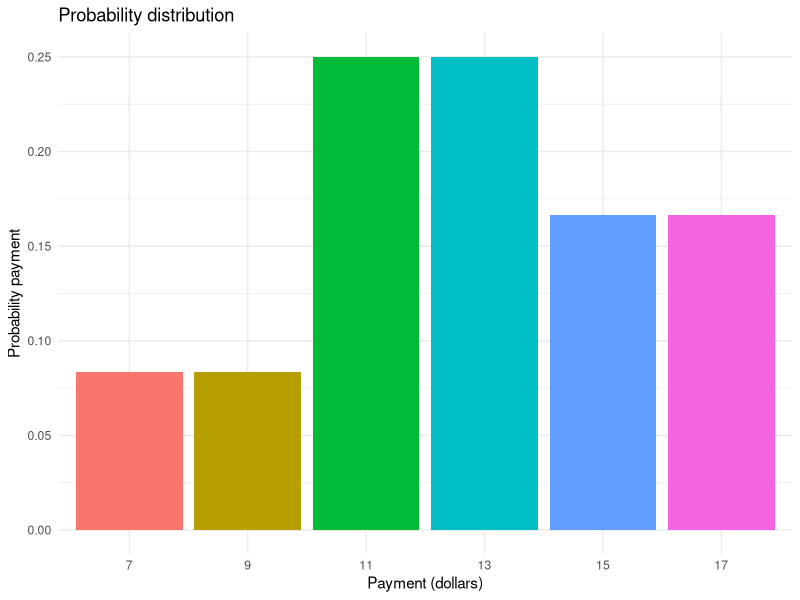
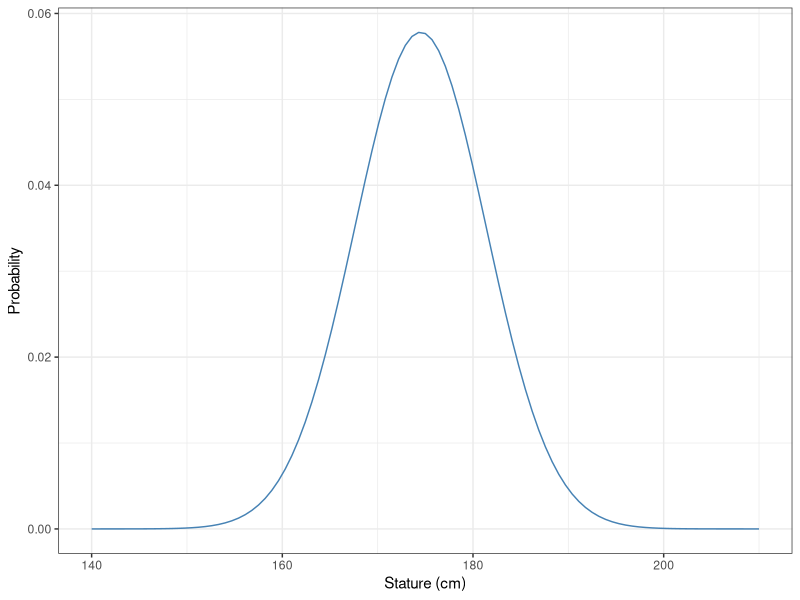
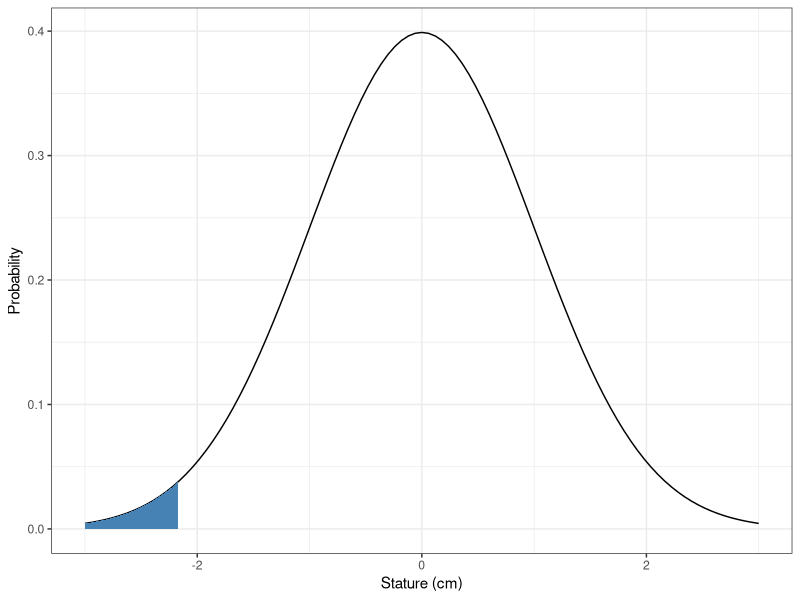
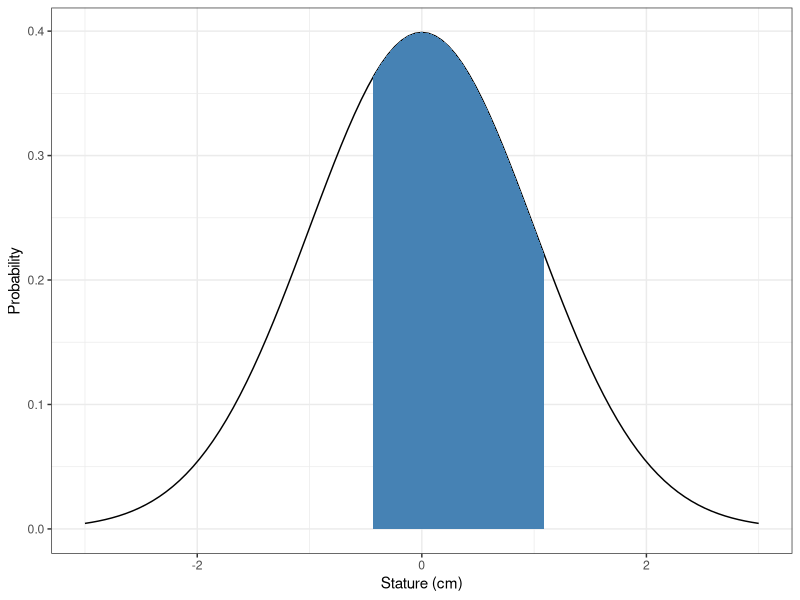
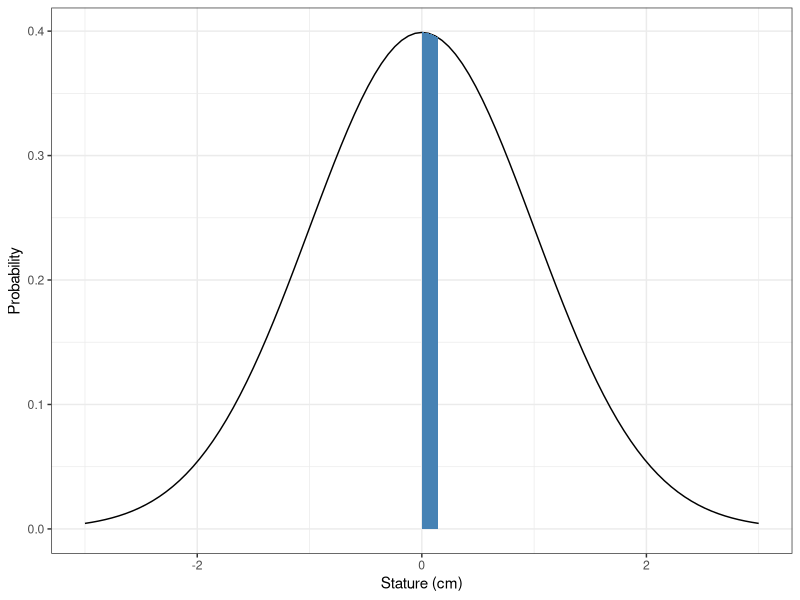
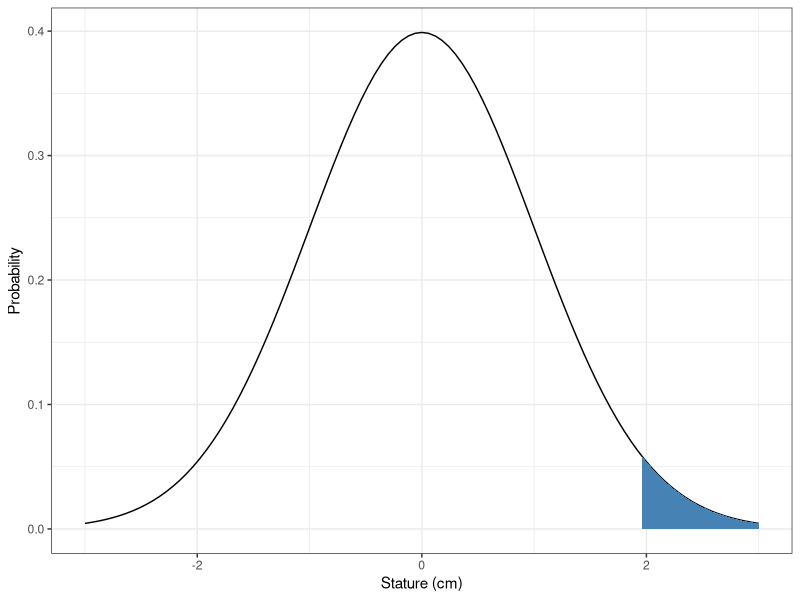

Recreate these plots in R, in order.
## ---- chunk 1
dir= "D:/Google Drive/Academic/02 F.U. Los Libertadores/Trimestre 01/Statistical Methods/Homework/"
library(tidyverse)
library(kableExtra)
library(ggplot2)
## ---- chunk 2
options(scipen = 1, digits = 4)
## ---- chunk 3
qt(1-(0.05/2), 16-1)
## ---- chunk 4
199.06 + qt(1-(0.05/2), 16-1)*(7.047/sqrt(16))
## ---- chunk 5
199.06 - qt(1-(0.05/2), 16-1)*(7.047/sqrt(16))
## ---- chunk 6
qt(1-(0.05/2), 13-1)
## ---- chunk 7
196 + qt(1-(0.05/2), 13-1)*(9.782/sqrt(14))
## ---- chunk 8
196 - qt(1-(0.05/2), 13-1)*(9.782/sqrt(14))
## ---- chunk 9
qt(1-(0.05/2), 23-1)
## ---- chunk 10
187.52 + qt(1-(0.05/2), 23-1)*(5.239/sqrt(23))
## ---- chunk 11
187.52 - qt(1-(0.05/2), 23-1)*(5.239/sqrt(23))
## ---- chunk 12
pay = data.frame(payment = c(7, 9, 11, 13, 15, 17),
           probabilities = c(1/12, 1/12, 1/4, 1/4, 1/6, 1/6) )
t(pay) %>%  kbl(booktabs = TRUE)
## ---- chunk 13
attach(pay)
## ---- chunk 14
sum(payment*probabilities)
## ---- chunk 15
ggplot(pay, aes(x=as.factor(payment), y=probabilities, fill=as.factor(payment ))) +
  geom_bar(stat="identity", show.legend = FALSE) + ylab("Probability payment") +
  xlab("Payment (dollars)") + theme_minimal() + 
    ggtitle("Probability distribution")
## ---- chunk 16
N=1000
mu = 174.5
sigma = 6.9
## ---- chunk 17
ggplot(data.frame(x=seq(140,210)), aes(x)) +
  geom_function(fun = dnorm, 
                colour = "steelblue", 
                args=list(mean=mu, sd=sigma)) + 
  theme_bw() + 
  ylab("Probability") +  xlab("Stature (cm)")
## ---- chunk 18
z= (159.5 - mu) / sigma
z
## ---- chunk 19
ggplot(data.frame(x = c(-3, 3)), aes(x)) +
  stat_function(fun = dnorm,
                geom = "line",
                xlim = c(-3, 3)) +
  stat_function(fun = dnorm,
                geom = "area",
                fill = "steelblue",
                xlim = c(-3, z)) +
  xlim(-3, 3) + theme_bw() + ylab("Probability") +
  xlab("Stature (cm)")
## ---- chunk 20
pnorm(z)
## ---- chunk 21
z1 = (171.5-mu)/sigma
z1
z2 = (182-mu)/sigma
z2
## ---- chunk 22
ggplot(data.frame(x = c(-3, 3)), aes(x)) +
  stat_function(fun = dnorm,
                geom = "line",
                xlim = c(-3, 3)) +
  stat_function(fun = dnorm,
                geom = "area",
                fill = "steelblue",
                xlim = c(z1, z2)) +
  xlim(-3, 3) + theme_bw() + ylab("Probability") +
  xlab("Stature (cm)")
## ---- chunk 23
pnorm(z2)-pnorm(z1)
## ---- chunk 24
N*(pnorm(z2)-pnorm(z1))
## ---- chunk 25
z1= (174.5-mu)/sigma
z1
z2= (175.5-mu)/sigma
z2
## ---- chunk 26
ggplot(data.frame(x = c(-3, 3)), aes(x)) +
  stat_function(fun = dnorm,
                geom = "line",
                xlim = c(-3, 3)) +
  stat_function(fun = dnorm,
                geom = "area",
                fill = "steelblue",
                xlim = c(z1, z2)) +
  xlim(-3, 3) + theme_bw() + ylab("Probability") +
  xlab("Stature (cm)")
## ---- chunk 27
pnorm(z2)-pnorm(z1)
## ---- chunk 28
N*(pnorm(z2)-pnorm(z1))
## ---- chunk 29
z = (188-mu)/sigma
z
## ---- chunk 30
ggplot(data.frame(x = c(-3, 3)), aes(x)) +
  stat_function(fun = dnorm,
                geom = "line",
                xlim = c(-3, 3)) +
  stat_function(fun = dnorm,
                geom = "area",
                fill = "steelblue",
                xlim = c(z, 3)) +
  xlim(-3, 3) + theme_bw() + ylab("Probability") +
  xlab("Stature (cm)")
## ---- chunk 31
1-pnorm(z)
## ---- chunk 32
N*(1-pnorm(z))
